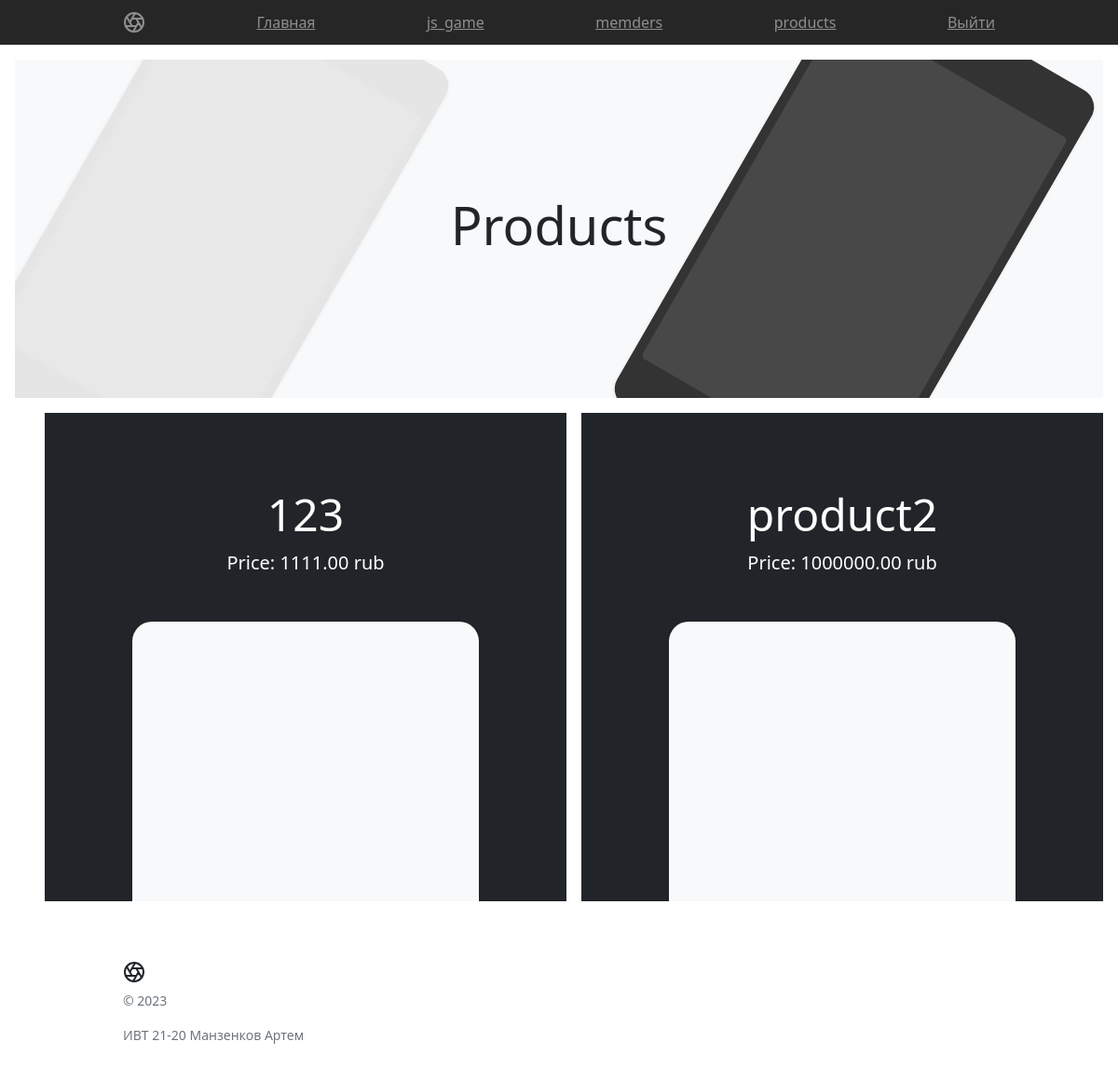
Screenshot of /products/ with the database file from the repository.
### members/models.py (models this page shows)
class Product(models.Model):
    name = models.CharField(max_length=200)
    price = models.DecimalField(max_digits=10, decimal_places=2)
    description = models.TextField()

### members/views.py (the view)
# urls.py: path('products/', views.products, name='products'),
def products(request):
    mymembers = models.Member.objects.all().values()
    myproducts = models.Product.objects.all().values()
    template = loader.get_template('products.html')
    context = {
        'mymembers': mymembers,
        'myproducts': myproducts,
    }
    return HttpResponse(template.render(context, request))
    return render(request, 'products.html', {'user': request.user})

### members/templates/products.html (shortened to what this page needs)
{% load static %}
<!doctype html>
<html lang="en">
<head>
  <link href="{% static 'css/bootstrap.min.css'%}" rel="stylesheet">
  <link href="{% static 'css/product.css'%}" rel="stylesheet">
</head>
<body>
  <header class="site-header sticky-top py-1">
    <nav class="container d-flex flex-column flex-md-row justify-content-between">
      <a class="py-2" href="#" aria-label="Product">
      </a>
      <a class="py-2 d-none d-md-inline-block" href="{% url 'home' %}">Главная</a>
      <a class="py-2 d-none d-md-inline-block" href="{% url 'js_game' %}">js_game</a>
      <a class="py-2 d-none d-md-inline-block" href="{% url 'members' %}">memders</a>
      <a class="py-2 d-none d-md-inline-block" href="{% url 'products' %}">products</a>
      <a class="py-2 d-none d-md-inline-block" href="{% url 'logout' %}">Выйти</a>
    </nav>
  </header>
  <main>
    <div class="position-relative overflow-hidden p-3 p-md-5 m-md-3 text-center bg-light">
      <div class="col-md-5 p-lg-5 mx-auto my-5">
        <h1 class="display-4 fw-normal">Products</h1>
      </div>
      <div class="product-device shadow-sm d-none d-md-block"></div>
      <div class="product-device product-device-2 shadow-sm d-none d-md-block"></div>
    </div>
    <ul>
    <div class="d-md-flex flex-md-equal w-100 my-md-3 ps-md-3">
        {% for x in myproducts %}
      <div class="bg-dark me-md-3 pt-3 px-3 pt-md-5 px-md-5 text-center text-white overflow-hidden">
        <div class="my-3 py-3">
          <h2 class="display-5">{{ x.name }}</h2>
          <p class="lead">Price: {{ x.price }} rub</p>
        </div>
        <div class="bg-light shadow-sm mx-auto" style="width: 80%; height: 300px; border-radius: 21px 21px 0 0;"></div>
      </div>
        {% endfor %}
    </div>
    </ul>
  <footer class="container py-5">
    <div class="row">
      <div class="col-12 col-md">
        <small class="d-block mb-3 text-muted">&copy; 2023</small>
        <small class="d-block mb-3 text-muted">ИВТ 21-20 Манзенков Артем</small>
      </div>
    </div>
  </footer>
</body>
</html>

### static/css/product.css (style rules this page uses)
.container { max-width: 960px; }
.site-header { background-color: rgba(0, 0, 0, .85); -webkit-backdrop-filter: saturate(180%) blur(20px); backdrop-filter: saturate(180%) blur(20px); }
.site-header a { color: #8e8e8e; transition: color .15s ease-in-out; }
.product-device { position: absolute; right: 10%; bottom: -30%; width: 300px; height: 540px; background-color: #333; border-radius: 21px; transform: rotate(30deg); }
.product-device::before { position: absolute; top: 10%; right: 10px; bottom: 10%; left: 10px; content: ""; background-color: rgba(255, 255, 255, .1); border-radius: 5px; }
.product-device-2 { top: -25%; right: auto; bottom: 0; left: 5%; background-color: #e5e5e5; }
@media (min-width: 768px) { .flex-md-equal > * { flex: 1; } }

### rows the page displays
Product: name "123", price "1111.00"
Product: name "product2", price "1000000.00"
